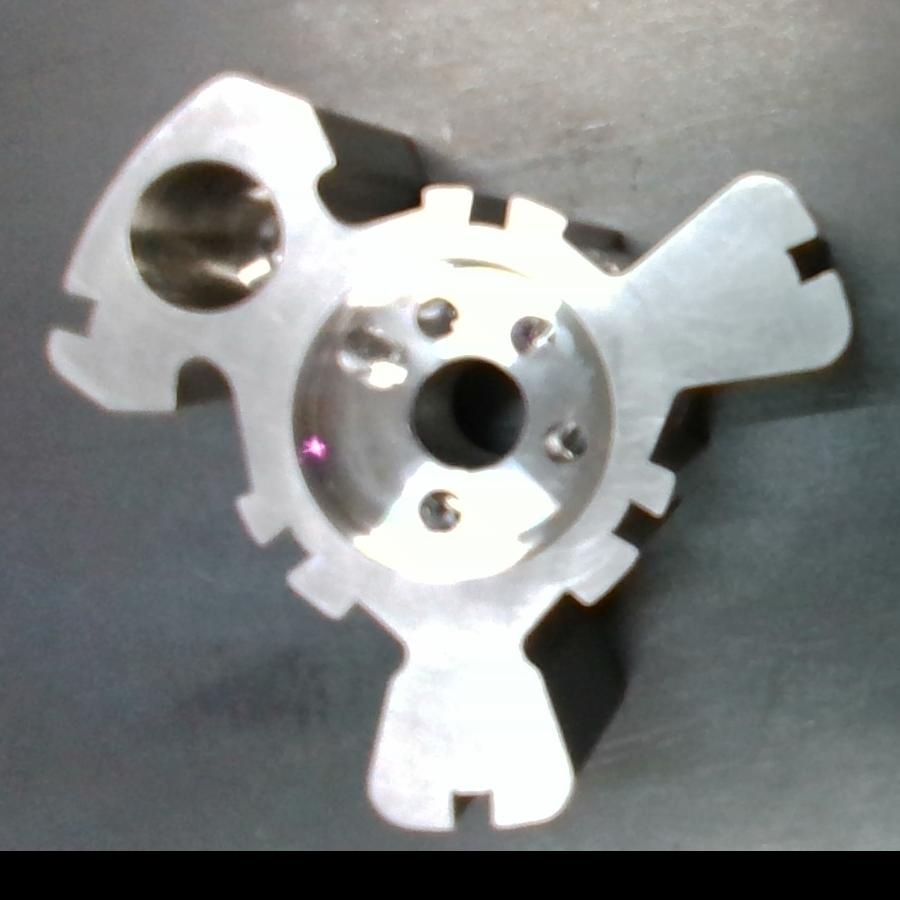
#> input picture cropped_templateimage.jpg, 900 x 900 px
$ python FLANN.py
#> lines starting #> are read from the running program, lines starting #| are printed output that depends on the picture; long printed decimals are rounded
import numpy as np
import cv2
import math
from matplotlib import pyplot as plt

img1 = cv2.imread('cropped_templateimage.jpg', 0)
#> img1: shape (900, 900); min 0, max 255, mean 131.1
img2 = cv2.imread('cropped_testimage.jpg', 0)
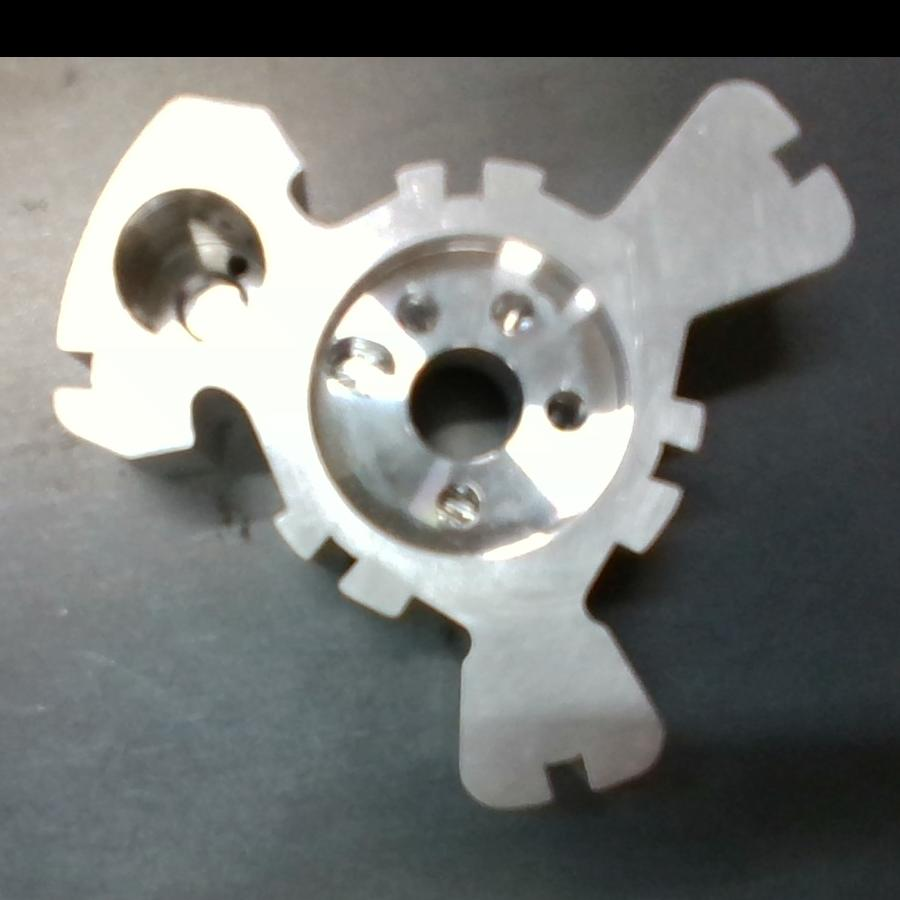
#> input picture cropped_testimage.jpg, 900 x 900 px
#> img2: shape (900, 900); min 0, max 255, mean 117.8

sift = cv2.SIFT_create(nfeatures=1000, contrastThreshold=0.02, edgeThreshold=10, sigma=1.12)

kp1, des1 = sift.detectAndCompute(img1, None)
#> kp1 = 819 keypoints; strongest (x, y, size): (471, 413, 67.5), (375, 179, 63.6), (489, 210, 23.2), (582, 657, 74.6)
kp2, des2 = sift.detectAndCompute(img2, None)
#> kp2 = 809 keypoints; strongest (x, y, size): (566, 413, 21.8), (465, 394, 63.9), (157, 267, 61.3), (220, 419, 38.7)

FLANN_INDEX_KDTREE = 1
index_params = dict(algorithm=FLANN_INDEX_KDTREE, trees=5)
search_params = dict(checks=50)
flann = cv2.FlannBasedMatcher(index_params, search_params)
matches = flann.knnMatch(des1, des2, k=2)
#> matches = 819 matches

good_matches = []
for m, n in matches:
    if m.distance < 0.7 * n.distance: # lesser the value better the goodmatch
        good_matches.append(m)
#> after the loop, good_matches = 24 matches

matchesMask = [0] * len(good_matches)
#> matchesMask = [0, 0, 0, 0, 0, 0, 0, 0, 0, 0, 0, 0, 0, 0, 0, 0, 0, 0, 0, 0, 0, 0, 0, 0]
draw_params = dict(matchColor=(0, 255, 0),
                   singlePointColor=(255, 0, 0),
                   matchesMask=matchesMask,
                   flags=cv2.DrawMatchesFlags_DEFAULT)
#> draw_params = {'matchColor': (0, 255, 0), 'singlePointColor': (255, 0, 0), 'matchesMask': [0, 0, 0, 0, 0, 0, 0, 0, 0, 0, 0, 0, 0, 0, 0, 0, 0, 0, 0, 0, 0, 0, 0, 0], 'flags': 0}
img3 = cv2.drawMatches(img1, kp1, img2, kp2, good_matches, None, **draw_params)
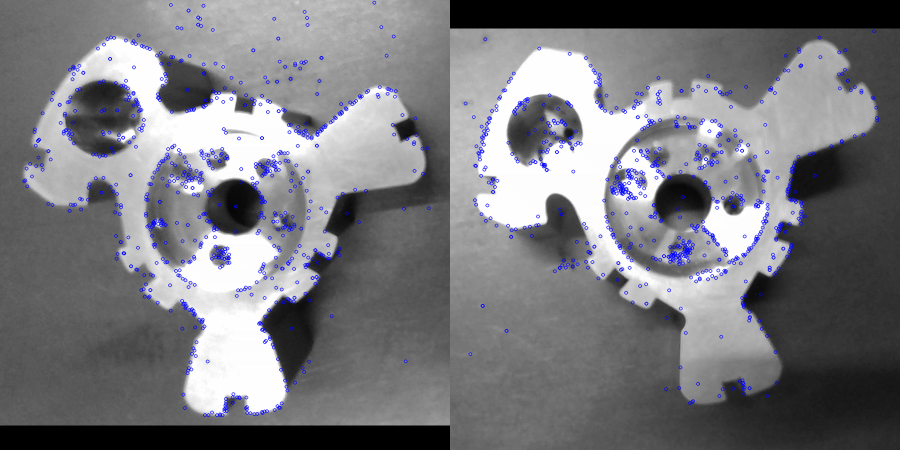
#> img3: shape (900, 1800, 3) (shown at 1/2 size); mean of channels 0, 1, 2 126.2, 121.2, 121.2; drawn as B, G, R

best_match = good_matches[0]
(x1, y1) = kp1[best_match.queryIdx].pt
#> x1 = 63.5; y1 = 352.5
(x2, y2) = kp2[best_match.trainIdx].pt
#> x2 = 74.3; y2 = 410.4

cv2.circle(img1, (int(x1), int(y1)), 10, (0, 255, 0), 2)
#> img1: shape (900, 900); min 0, max 255, mean 131
cv2.circle(img2, (int(x2), int(y2)), 10, (0, 255, 0), 2)
#> img2: shape (900, 900); min 0, max 255, mean 117.8

com_img1 = np.array([x1, y1])
#> com_img1 = [63.5, 352.5]
com_img2 = np.array([x2, y2])
#> com_img2 = [74.3, 410.4]

plt.subplot(121), plt.imshow(img1, cmap='gray'), plt.title('Image 1')
plt.subplot(122), plt.imshow(img2, cmap='gray'), plt.title('Image 2')
plt.show()
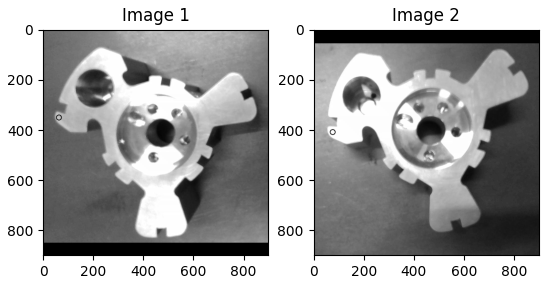
#> figure drawn by matplotlib, 2 panels

print("Center of circle of the matched feature in Image 1:", com_img1)
#| Center of circle of the matched feature in Image 1: [ 63.497 352.528]
print("Center of circle of the matched feature in Image 2:", com_img2)
#| Center of circle of the matched feature in Image 2: [ 74.296  410.371]

ac = [450,450]  # assuming object detection is accurate and thus com_frame x,y = 450,450
bc = [450,450]
al = com_img1
#> al = [63.5, 352.5]
bl = com_img2
#> bl = [74.3, 410.4]
ax = int(al[0] - ac[0])
#> ax = -386
ay = int(al[1] - ac[1])
#> ay = -97
bx = int(bl[0] - bc[0])
#> bx = -375
by = int(bl[1] - bc[1])
#> by = -39
sum = ax*bx + ay*by
#> sum = 148533
magn = ((ax**2 + ay**2)*(bx**2 + by**2))**0.5
#> magn = 150055.4
dotp = sum/magn
#> dotp = 0.99
print(math.degrees(math.acos(dotp)))
#| 8.169
